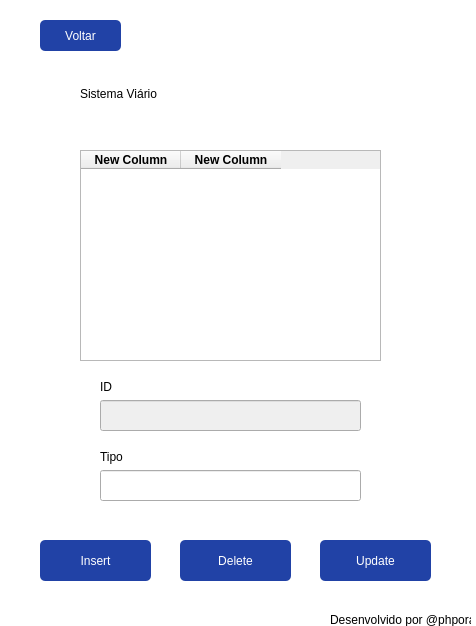
<?xml version="1.0" encoding="UTF-8"?>
<ui version="4.0">
 <class>Dialog</class>
 <widget class="QDialog" name="Dialog">
  <property name="enabled">
   <bool>true</bool>
  </property>
  <property name="geometry">
   <rect>
    <x>0</x>
    <y>0</y>
    <width>476</width>
    <height>626</height>
   </rect>
  </property>
  <property name="windowTitle">
   <string>Dialog</string>
  </property>
  <widget class="QWidget" name="bgwidget" native="true">
   <property name="geometry">
    <rect>
     <x>0</x>
     <y>0</y>
     <width>481</width>
     <height>641</height>
    </rect>
   </property>
   <property name="styleSheet">
    <string notr="true">QWidget#bgwidget{
	background-color: rgb(255, 255, 255);}</string>
   </property>
   <widget class="QLabel" name="label">
    <property name="geometry">
     <rect>
      <x>80</x>
      <y>63</y>
      <width>311</width>
      <height>61</height>
     </rect>
    </property>
    <property name="styleSheet">
     <string notr="true">font: 36pt &quot;MS Shell Dlg 2&quot;;</string>
    </property>
    <property name="text">
     <string>Sistema Viário</string>
    </property>
   </widget>
   <widget class="QPushButton" name="apply_add">
    <property name="geometry">
     <rect>
      <x>40</x>
      <y>540</y>
      <width>111</width>
      <height>41</height>
     </rect>
    </property>
    <property name="styleSheet">
     <string notr="true">border-radius:5px;
background-color: rgb(33, 66, 166);
border-bottom-color: rgb(0, 0, 0);
font: 14pt &quot;MS Shell Dlg 2&quot;;
color: rgb(255, 255, 255);</string>
    </property>
    <property name="text">
     <string>Insert</string>
    </property>
   </widget>
   <widget class="QLabel" name="label_3">
    <property name="geometry">
     <rect>
      <x>330</x>
      <y>610</y>
      <width>141</width>
      <height>20</height>
     </rect>
    </property>
    <property name="text">
     <string>Desenvolvido por @phporath</string>
    </property>
   </widget>
   <widget class="QLabel" name="error">
    <property name="geometry">
     <rect>
      <x>100</x>
      <y>520</y>
      <width>261</width>
      <height>16</height>
     </rect>
    </property>
    <property name="styleSheet">
     <string notr="true">font: 12pt &quot;MS Shell Dlg 2&quot;; color:red;</string>
    </property>
    <property name="text">
     <string/>
    </property>
   </widget>
   <widget class="QTableWidget" name="tableWidget">
    <property name="geometry">
     <rect>
      <x>80</x>
      <y>150</y>
      <width>301</width>
      <height>211</height>
     </rect>
    </property>
    <column>
     <property name="text">
      <string>New Column</string>
     </property>
     <property name="font">
      <font>
       <weight>75</weight>
       <bold>true</bold>
      </font>
     </property>
    </column>
    <column>
     <property name="text">
      <string>New Column</string>
     </property>
     <property name="font">
      <font>
       <weight>75</weight>
       <bold>true</bold>
      </font>
     </property>
    </column>
   </widget>
   <widget class="QPushButton" name="apply_delete">
    <property name="geometry">
     <rect>
      <x>180</x>
      <y>540</y>
      <width>111</width>
      <height>41</height>
     </rect>
    </property>
    <property name="styleSheet">
     <string notr="true">border-radius:5px;
background-color: rgb(33, 66, 166);
border-bottom-color: rgb(0, 0, 0);
font: 14pt &quot;MS Shell Dlg 2&quot;;
color: rgb(255, 255, 255);</string>
    </property>
    <property name="text">
     <string>Delete</string>
    </property>
   </widget>
   <widget class="QPushButton" name="apply_update">
    <property name="geometry">
     <rect>
      <x>320</x>
      <y>540</y>
      <width>111</width>
      <height>41</height>
     </rect>
    </property>
    <property name="styleSheet">
     <string notr="true">border-radius:5px;
background-color: rgb(33, 66, 166);
border-bottom-color: rgb(0, 0, 0);
font: 14pt &quot;MS Shell Dlg 2&quot;;
color: rgb(255, 255, 255);</string>
    </property>
    <property name="text">
     <string>Update</string>
    </property>
   </widget>
   <widget class="QPushButton" name="back">
    <property name="geometry">
     <rect>
      <x>40</x>
      <y>20</y>
      <width>81</width>
      <height>31</height>
     </rect>
    </property>
    <property name="styleSheet">
     <string notr="true">border-radius:5px;
background-color: rgb(33, 66, 166);
border-bottom-color: rgb(0, 0, 0);
font: 14pt &quot;MS Shell Dlg 2&quot;;
color: rgb(255, 255, 255);</string>
    </property>
    <property name="text">
     <string>Voltar</string>
    </property>
    <property name="icon">
     <iconset theme="back">
      <normaloff>.</normaloff>.</iconset>
    </property>
   </widget>
   <widget class="QLabel" name="label_4">
    <property name="geometry">
     <rect>
      <x>100</x>
      <y>380</y>
      <width>47</width>
      <height>14</height>
     </rect>
    </property>
    <property name="text">
     <string>ID</string>
    </property>
   </widget>
   <widget class="QLineEdit" name="tipofield">
    <property name="geometry">
     <rect>
      <x>100</x>
      <y>470</y>
      <width>261</width>
      <height>31</height>
     </rect>
    </property>
   </widget>
   <widget class="QLabel" name="label_5">
    <property name="geometry">
     <rect>
      <x>100</x>
      <y>450</y>
      <width>47</width>
      <height>14</height>
     </rect>
    </property>
    <property name="text">
     <string>Tipo</string>
    </property>
   </widget>
   <widget class="QLineEdit" name="idfield">
    <property name="enabled">
     <bool>false</bool>
    </property>
    <property name="geometry">
     <rect>
      <x>100</x>
      <y>400</y>
      <width>261</width>
      <height>31</height>
     </rect>
    </property>
   </widget>
  </widget>
 </widget>
 <resources/>
 <connections/>
</ui>
